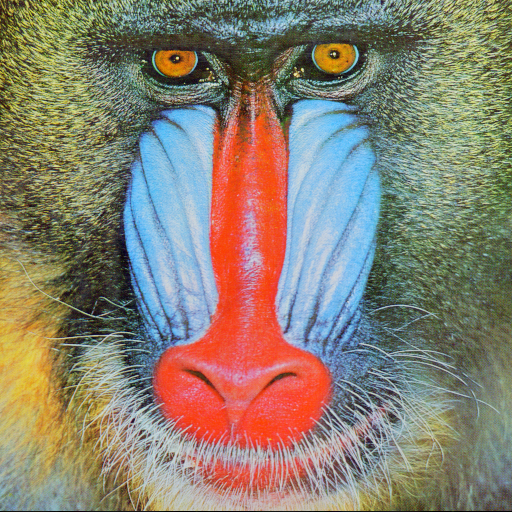
#> input picture samples/mandril.tiff, 512 x 512 px
$ python 04_image_pansharpening.py
#> lines starting #> are read from the running program, lines starting #| are printed output that depends on the picture
import cv2
import numpy as np
from matplotlib import pyplot as plt


def pansharpen_mean(panchromatic_img: np.ndarray, r_image: np.ndarray, g_image: np.ndarray, b_image: np.ndarray) -> np.ndarray:
    """ Return RGB pansharpened image using the "simple mean" method. """
    # YOUR CODE HERE: see cv2.resize(...)
    # ...
    r_part = cv2.resize(r_image, panchromatic_img.shape)
    r_part = np.add(r_part / 2, panchromatic_img / 2).astype(np.int16)

    g_part = cv2.resize(g_image, panchromatic_img.shape)
    g_part = np.add(g_part / 2, panchromatic_img / 2).astype(np.int16)

    b_part = cv2.resize(b_image, panchromatic_img.shape)
    b_part = np.add(b_part / 2, panchromatic_img / 2).astype(np.int16)

    return cv2.merge([r_part, g_part, b_part])


def panshapen_Brovey(panchromatic_img: np.ndarray, r_image: np.ndarray, g_image: np.ndarray, b_image: np.ndarray) -> np.ndarray:
    """ Return RGB pansharpened image using the Brovey method. """
    # YOUR CODE HERE
    r_part = cv2.resize(r_image, panchromatic_img.shape).astype(np.int16)
    g_part = cv2.resize(g_image, panchromatic_img.shape).astype(np.int16)
    b_part = cv2.resize(b_image, panchromatic_img.shape).astype(np.int16)

    r_out = np.multiply(r_part, panchromatic_img / np.add(r_part, g_part, b_part)).astype(np.int16)
    g_out = np.multiply(g_part, panchromatic_img / np.add(r_part, g_part, b_part)).astype(np.int16)
    b_out = np.multiply(b_part, panchromatic_img / np.add(r_part, g_part, b_part)).astype(np.int16)
    return cv2.merge([r_out, g_out, b_out])


def pansharpen_replace_intensity(panchromatic_img: np.ndarray, r_image: np.ndarray, g_image: np.ndarray, b_image: np.ndarray) -> np.ndarray:
    """ Return RGB pansharpened image replacing the intensity, and preserving chromatic information. """
    # YOUR CODE HERE: what is the best "intensity" channel?
    img = cv2.merge([r_image, g_image, b_image])
    img = cv2.resize(img, panchromatic_img.shape)
    img_lab = cv2.cvtColor(img, cv2.COLOR_BGR2Lab)
    img_lab[:,:,0] = panchromatic_img
    return cv2.cvtColor(img_lab, cv2.COLOR_Lab2BGR)


if __name__ == "__main__":
    img_bgr = cv2.imread('../samples/mandril.tiff', cv2.IMREAD_COLOR)
#> img_bgr is the input picture: shape (512, 512, 3); mean B, G, R 113.1, 128.9, 137.4
    # Create panchromatic and smaller B, G, R channels.
    img_panchromatic = cv2.cvtColor(img_bgr, cv2.COLOR_BGR2GRAY)
    img_bgr_small = cv2.resize(img_bgr, (0, 0), fx=0.5, fy=0.5)
    img_b = img_bgr_small[:, :, 0]
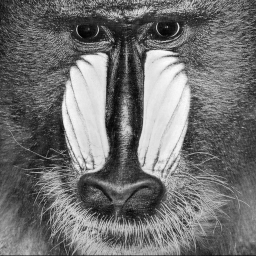
#> img_b: shape (256, 256); min 3, max 252, mean 113.2
    img_g = img_bgr_small[:, :, 1]
    img_r = img_bgr_small[:, :, 2]
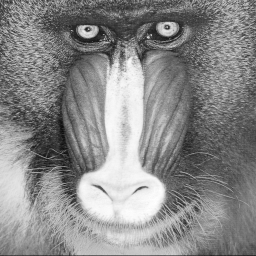
#> img_r: shape (256, 256); min 12, max 255, mean 137.5

    results = {
        'Original': cv2.cvtColor(img_bgr, cv2.COLOR_BGR2RGB),
        'Mean': pansharpen_mean(img_panchromatic, img_r, img_g, img_b),
        'Brovey': panshapen_Brovey(img_panchromatic, img_r, img_g, img_b),
        'Replace intensity': pansharpen_replace_intensity(img_panchromatic, img_r, img_g, img_b),
    }
#> in pansharpen_mean, `g_part = np.add(g_part / 2, panchromatic_img / 2).astype(np.int16)`:
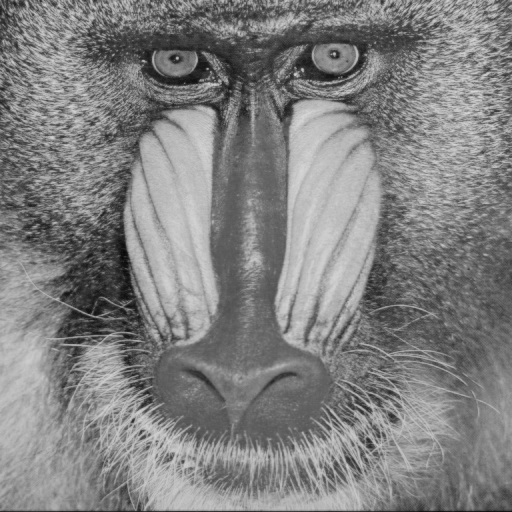
#> g_part: shape (512, 512) int16; min 8, max 215, mean 129
#> in panshapen_Brovey, `g_out = np.multiply(g_part, panchromatic_img / np.add(r_part, g_part, ..`:
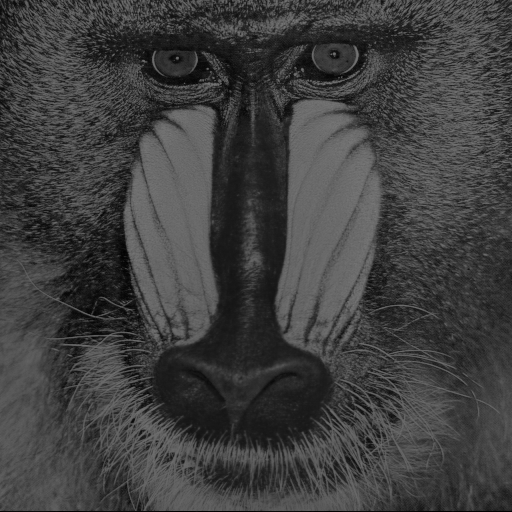
#> g_out: shape (512, 512) int16; min 0, max 123, mean 63.4
#> in panshapen_Brovey, `b_out = np.multiply(b_part, panchromatic_img / np.add(r_part, g_part, ..`:
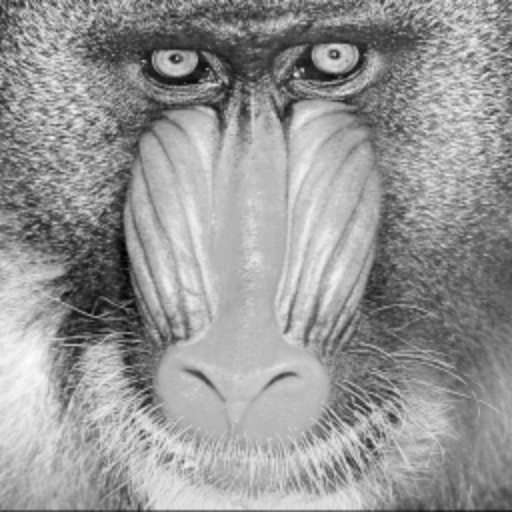
#> b_part: shape (512, 512) int16; min 24, max 434, mean 266.4; drawn with min black and max white
#> in pansharpen_replace_intensity, `img_lab = cv2.cvtColor(img, cv2.COLOR_BGR2Lab)`: img_lab: shape (512, 512, 3); mean of channels 0, 1, 2 136.4, 127.8, 122.5
#> in pansharpen_replace_intensity, `img_lab[:,:,0] = panchromatic_img`: img_lab: shape (512, 512, 3); mean of channels 0, 1, 2 129.6, 127.8, 122.5
#> in pansharpen_replace_intensity, `return cv2.cvtColor(img_lab, cv2.COLOR_Lab2BGR)`:
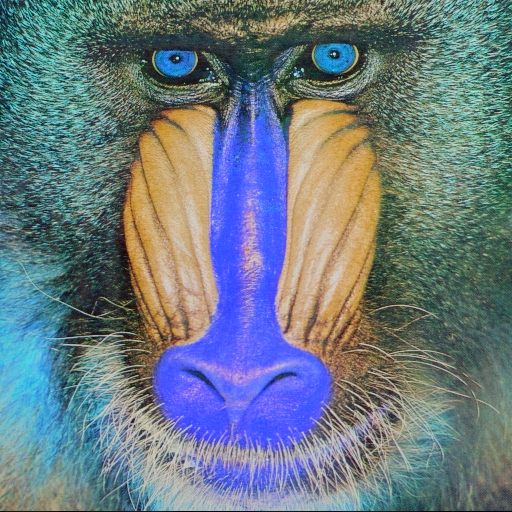
#> returned value: shape (512, 512, 3); mean B, G, R 131, 122.4, 107.6
    results = {k: v for k, v in results.items() if v is not None}
#> results = 4 items

    # Visualize images
    fig, axs = plt.subplots(2, 2)
    [ax.axis('off') for ax in axs.flatten()]
    # Show one image per subplot
    for ax, (title, subimage) in zip(axs.flatten(), results.items()):
        ax.imshow(subimage)
        ax.set_title(title)
#> this loop made 4 passes
#> title on passes 1 to 4: 'Original', 'Mean', 'Brovey', 'Replace intensity'
    plt.show()
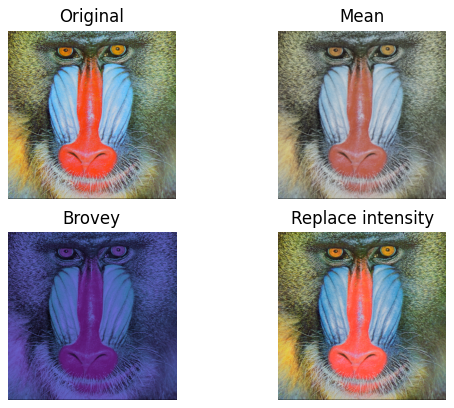
#> figure drawn by matplotlib, 4 panels; B, G, R data is drawn as R, G, B

$ run again, with samples/boat.tiff copied over samples/mandril.tiff
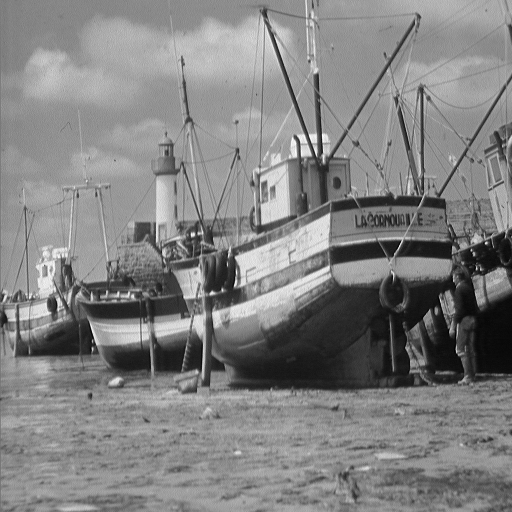
#> input picture samples/boat.tiff, 512 x 512 px
#> img_bgr is the input picture: shape (512, 512, 3); min 0, max 255, mean 129.7
#> in panshapen_Brovey, `return cv2.merge([r_out, g_out, b_out])`:
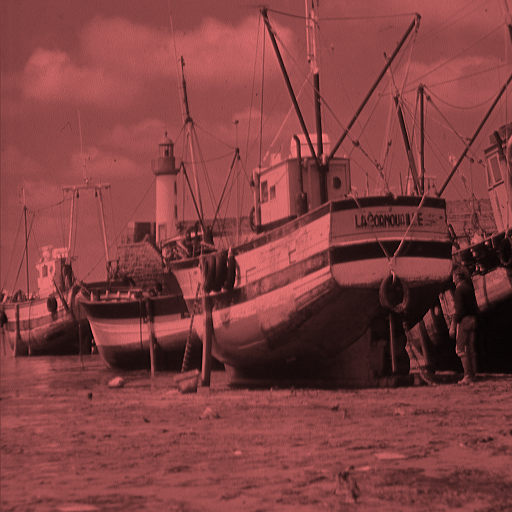
#> returned value: shape (512, 512, 3) int16; mean of channels 0, 1, 2 64.6, 64.6, 129.7; drawn as B, G, R
#> results = 4 items
#> the loop `for ax, (title, subimage) in zip(axs.flatten(), results.items()):` made 4 passes
#> title on passes 1 to 4: 'Original', 'Mean', 'Brovey', 'Replace intensity'
#> `plt.show()`:
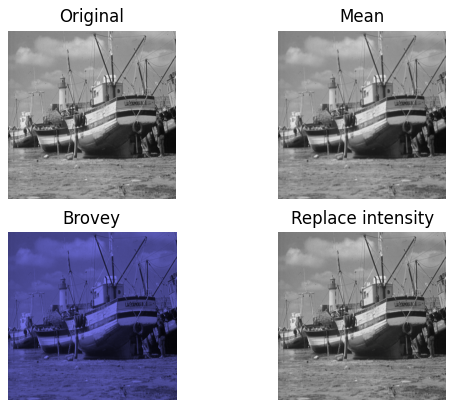
#> figure drawn by matplotlib, 4 panels; B, G, R data is drawn as R, G, B

$ run again, with samples/peppers.tiff copied over samples/mandril.tiff
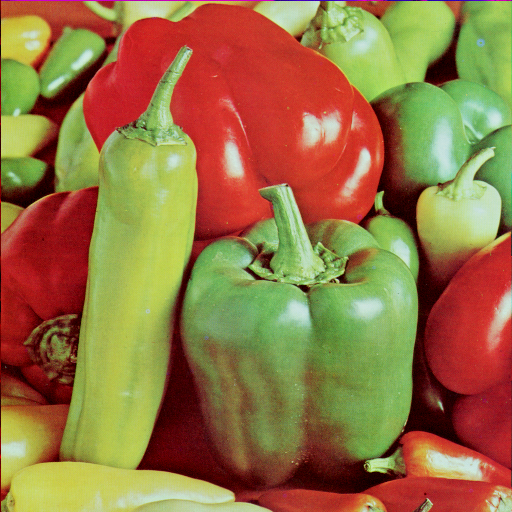
#> input picture samples/peppers.tiff, 512 x 512 px
#> img_bgr is the input picture: shape (512, 512, 3); mean B, G, R 66.5, 115.6, 149.8
#> in pansharpen_replace_intensity, `return cv2.cvtColor(img_lab, cv2.COLOR_Lab2BGR)`:
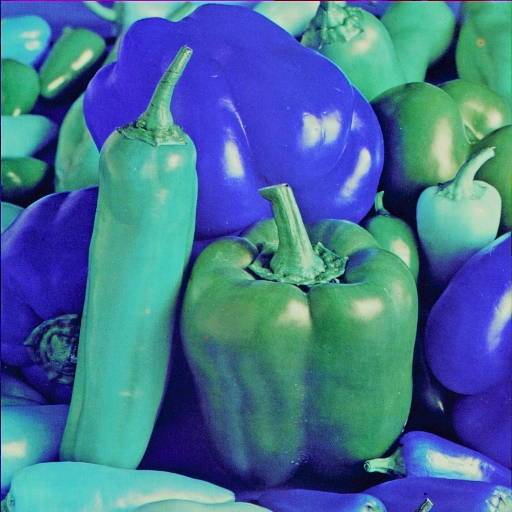
#> returned value: shape (512, 512, 3); mean B, G, R 149.2, 114.2, 67.4
#> results = 4 items
#> the loop `for ax, (title, subimage) in zip(axs.flatten(), results.items()):` made 4 passes
#> title on passes 1 to 4: 'Original', 'Mean', 'Brovey', 'Replace intensity'
#> `plt.show()`:
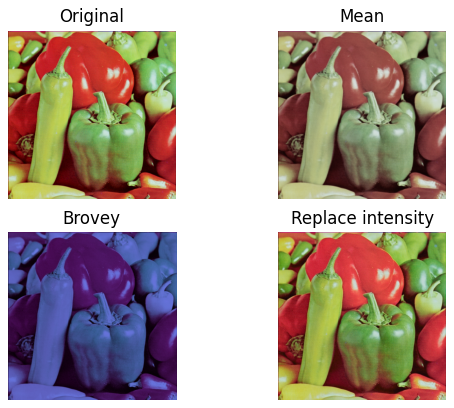
#> figure drawn by matplotlib, 4 panels; B, G, R data is drawn as R, G, B
